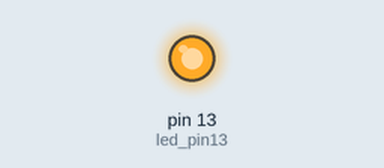
This sketch was run on a simulated Arduino Uno, built with avr-gcc and run on an emulated ATmega328P. Parts: output pins drawn as LEDs (lit = HIGH).

Above: at 2.5 s.
At 7.5 s:
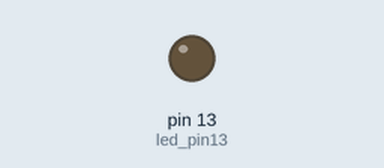
Timing chart, 0 to 13.0 s (numbered marks = the images above):
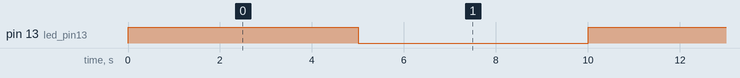

The sketch:

demo.ino
```cpp
// arduino demo

int led_pin13 = 13;

void setup() {
  pinMode (led_pin13, OUTPUT);
}

void loop() {
  digitalWrite(led_pin13, HIGH);
  delay (5000);
  digitalWrite(led_pin13, LOW);
  delay (5000);
}
```

Measured:
- by itself, pin 13 (led_pin13): alternates HIGH for 5.0 s and LOW for 5.0 s
